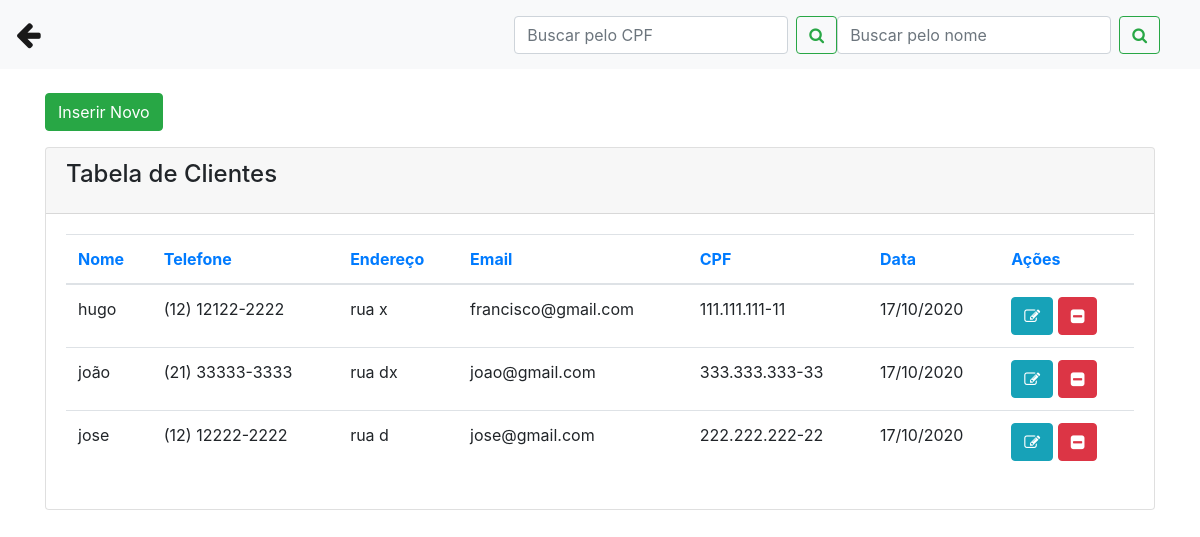
The page /clientes.php on the database its author committed.
### tables this page shows
CREATE TABLE `clientes` (
  `id` int(11) NOT NULL,
  `nome` varchar(25) NOT NULL,
  `telefone` varchar(15) NOT NULL,
  `endereco` varchar(25) NOT NULL,
  `email` varchar(35) NOT NULL,
  `cpf` varchar(14) NOT NULL,
  `data` date NOT NULL
);

### clientes.php (the view, shortened to what this page needs)
<?php
include('conexao.php');
?>
<!DOCTYPE html>
<html>
<head>
 <link rel="stylesheet" href="https://stackpath.bootstrapcdn.com/bootstrap/4.1.3/css/bootstrap.min.css">
<link rel="stylesheet" href="https://cdnjs.cloudflare.com/ajax/libs/font-awesome/4.7.0/css/font-awesome.min.css">
</head>
<body>
  <nav class="navbar navbar-expand-lg navbar-light bg-light">
  <a class="navbar-brand" href="painel_funcionario.php"><big><big><i class="fa fa-arrow-left"></i></big></big></a>
  <div class="collapse navbar-collapse" id="conteudoNavbarSuportado">
     <form class="form-inline my-2 my-lg-0">
      <input name="txtpesquisarcpf" id="txtcpf" class="form-control mr-sm-2" type="search" placeholder="Buscar pelo CPF" aria-label="Pesquisar">
      <button name="buttonPesquisarCPF" class="btn btn-outline-success my-2 my-sm-0" type="submit"><i class="fa fa-search"></i></button>
    </form>
   <form class="form-inline my-2 my-lg-0 mr-4">
      <input name="txtpesquisar" class="form-control mr-sm-2" type="search" placeholder="Buscar pelo nome" aria-label="Pesquisar">
      <button name="buttonPesquisar" class="btn btn-outline-success my-2 my-sm-0" type="submit"><i class="fa fa-search"></i></button>
    </form>
  </div>
</nav>
<div class="container">
      <br>
         <div class="row">
           <div class="col-sm-12">
            <button type="button" class="btn btn-success mb-3" data-toggle="modal" data-target="#modalExemplo">Inserir Novo </button>
           </div>
        </div>
          <div class="content">
            <div class="row">
              <div class="col-md-12">
                <div class="card">
                  <div class="card-header">
                    <h4 class="card-title"> Tabela de Clientes</h4>
                  </div>
                  <div class="card-body">
                    <div class="table-responsive">
                        <?php
                            if(isset($_GET['buttonPesquisar']) and $_GET['txtpesquisar'] !=''){
                              $nome = $_GET['txtpesquisar'] . '%';
                              $query = "select * from clientes where nome LIKE
                               '$nome' order by nome asc ";
                          }else if(isset($_GET['buttonPesquisarCPF']) and $_GET['txtpesquisarcpf'] !=''){
                              $nome = $_GET['txtpesquisarcpf'];
                              $query = "select * from clientes where cpf =
                               '$nome' order by nome asc ";
                          }else{
                              $query = "select * from clientes order by nome asc ";
                          }
                            $result = mysqli_query($conexao, $query);
                            $row = mysqli_num_rows($result);
                            if($row == ''){
                              echo "<h3> Não existem dados cadastrados no banco! </h3>";
                            }else{
                                ?>
                      <table class="table">
                        <thead class=" text-primary">
                          <th>
                            Nome
                          </th>
                          <th>
                            Telefone
                          </th>
                          <th>
                            Endereço
                          </th>
                           <th>
                            Email
                          </th>
                            <th>
                            CPF
                          </th>
                           <th>
                            Data
                          </th>
                          <th>
                            Ações
                          </th>
                        </thead>
                        <tbody>
                         <?php
                         while($res_1 = mysqli_fetch_array($result)){
                              $nome     = $res_1["nome"];
                              $telefone = $res_1["telefone"];
                              $endereco = $res_1["endereco"];
                              $email    = $res_1["email"];
                              $cpf      = $res_1["cpf"];
                              $data     = $res_1["data"];
                              $id       = $res_1["id"];
                              $data2 = implode('/', array_reverse(explode('-', $data)));
                            ?>
                            <tr>
                              <td><?php echo $nome; ?></td>
                               <td><?php echo $telefone; ?></td>
                                <td><?php echo $endereco; ?></td>
                                 <td><?php echo $email; ?></td>
                                  <td><?php echo $cpf; ?></td>
                                   <td><?php echo $data2; ?></td>
                                   <td>
                                    <a class="btn btn-info" href="clientes.php?func=edita&id=<?php echo $id; ?>"><i class="
                                      fa fa-pencil-square-o"></i></a>
                                    <a class="btn btn-danger" href="clientes.php?func=deleta&id=<?php echo $id; ?>"><i class="
                                      fa fa-minus-square"></i></a>
                                    </td>
                            </tr>
                            <?php
                               }
                             ?>
                        </tbody>
                      </table>
                       <?php
                               }
                             ?>
                    </div>
                  </div>
                </div>
              </div>
</div>
</body>
</html>

### rows shown on the page
clientes: nome "hugo", telefone "(12) 12122-2222", endereco "rua x", email "francisco@gmail.com", cpf "111.111.111-11", data "17/10/2020"
clientes: nome "joão", telefone "(21) 33333-3333", endereco "rua dx", email "joao@gmail.com", cpf "333.333.333-33", data "17/10/2020"
clientes: nome "jose", telefone "(12) 12222-2222", endereco "rua d", email "jose@gmail.com", cpf "222.222.222-22", data "17/10/2020"
